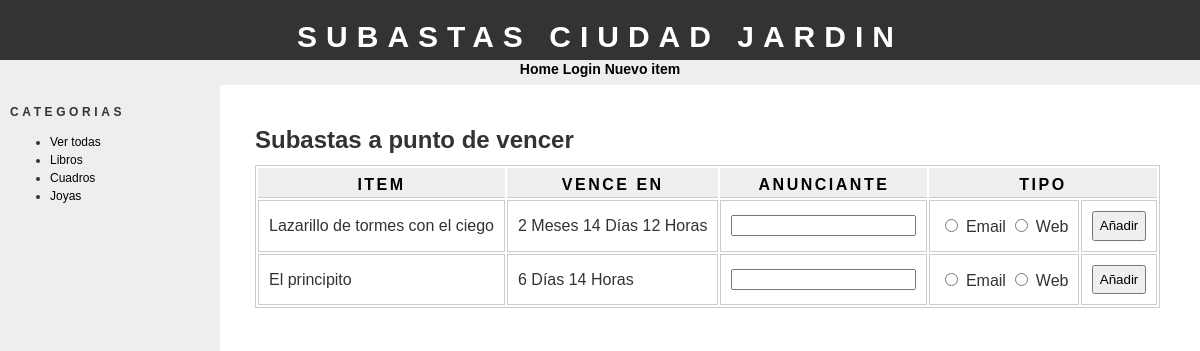
The app's page /publi.php with its own data.
### tables this page shows
CREATE TABLE `categorias` (
  `id` int(11) NOT NULL,
  `categoria` varchar(30) NOT NULL
);

CREATE TABLE `item` (
  `id` int(11) NOT NULL,
  `id_cat` int(11) NOT NULL,
  `id_user` int(11) NOT NULL,
  `nombre` varchar(50) NOT NULL,
  `preciopartida` float NOT NULL,
  `descripcion` varchar(200) NOT NULL,
  `fechafin` datetime NOT NULL
);

### modelo.php (called while the page is built, shortened)
<?php
function categorías($db) {
    $st = $db->query("SELECT id, categoria FROM categorias");
    $st->setFetchMode(PDO::FETCH_OBJ);
    return $st->fetchAll();
}
function obtenerItemsPublicar($db) {
    $query = "SELECT item.id, item.nombre, item.descripcion, item.fechafin, item.preciopartida,
                (SELECT MAX(pujas.cantidad) FROM pujas WHERE pujas.id_item  = item.id) as cantidad
              FROM item
              WHERE (SELECT MAX(pujas.cantidad) FROM pujas WHERE pujas.id_item  = item.id) IS NULL
                 OR (SELECT MAX(pujas.cantidad) FROM pujas WHERE pujas.id_item  = item.id) <= 1.1 * item.preciopartida";
    $statement = $db->prepare($query);
    $statement->execute();
    return $statement->fetchAll(PDO::FETCH_OBJ);
}
?>

### utilidades.php (called while the page is built, shortened)
<?php
    function convertirFecha($fecha) {
        $ahora = new DateTime();
        $fechaObj = new DateTime($fecha);
        $diferencia = $ahora->diff($fechaObj);
        $partes = array();
        if ($diferencia->m > 0) {
            $partes[] = $diferencia->m . " Mes" . ($diferencia->m > 1 ? "es" : "");
        }
        if ($diferencia->d > 0) {
            $partes[] = $diferencia->d . " Día" . ($diferencia->d > 1 ? "s" : "");
        }
        if ($diferencia->h > 0) {
            $partes[] = $diferencia->h . " Hora" . ($diferencia->h > 1 ? "s" : "");
        }
        $resultado = implode(" ", $partes);
        return $resultado;
    }
?>

### publi.php (the view, shortened to what this page needs)
<?php
    include("utilidades.php");
    include("cabecera.php");
    $listaItems = obtenerItemsPublicar($db);
?>
<h1>Subastas a punto de vencer</h1>
<table>
    <tr>
        <th>ITEM</th>
        <th>VENCE EN</th>
        <th>ANUNCIANTE</th>
        <th colspan="2">TIPO</th>
    </tr>
    <?php
        foreach ($listaItems as $item) {
            echo '<form method="post" action="'.$_SERVER['PHP_SELF'].'"><tr>
                <td>'.$item->nombre.'</td>';
            echo '<td>'.convertirFecha($item->fechafin).'</td>';
            echo "<td><input type=texto name=anuncio></td>
                <td>
                    <input type=hidden id=itemID name=itemID value=$item->id hidden>";
            echo    "<input type=radio id=email name=tipoAnunciante value=email>
                    <label for=email>Email</label>
                    <input type=radio id=web name=tipoAnunciante value=web>
                    <label for=web>Web</label>
                </td>";
            echo '<td><input type=submit name=anunciante value=Añadir style="padding: 0.4em;"></td>
            </tr></form>';
        }
    ?>
</table>
<?php
    include("pie.php");
?>

### cabecera.php (shortened to what this page needs)
<?php
    require_once "config.php";
    require_once "modelo.php";
    require_once "utilidades.php";
    $db = conexion($nombreBD, $usuario, $contrasena, $host);
?>
<html>
<head>
    <link rel="stylesheet" href="stylesheet.css" type="text/css" />
</head>
<body>
    <div id="header">
        <h1>SUBASTAS CIUDAD JARDIN</h1>
    </div>
    <div id="menu">
        <a href="index.php">Home</a>
        <?php
        if (isset($_SESSION['USERNAME'])) {
            echo "<a href='logout.php'>Logout</a>";
            if ($_SESSION['USERNAME'] == "admin" and $_SESSION['USERID'] == $adminID) {
                echo "\n<a href='vencidas.php'>Subastas vencidas</a>\n";
                echo "<a href='publi.php'>Publicitar subastas</a>";
            }
        } else {
            echo "<a href='login.php'>Login</a>";
        }
        ?>
        <a href="nuevoitem.php">Nuevo item</a>
    </div>
    <div id="container">
        <div id="bar">
            <?php require("bar.php"); ?>
        </div>
        <div id="main">

### bar.php
<?php
    $catresult = categorías($db);
    echo "<h1>Categorias</h1>";
    echo "<ul>";
    echo "<li><a href='index.php'>Ver todas</a></li>";
    foreach($catresult as $catrow) {
        echo "<li><a href='index.php?id="
        . $catrow->id . "'>" . $catrow->categoria. "</a></li>";
    }
    echo "</ul>";
?>

### pie.php
</div>
</div>

### stylesheet.css (style rules this page uses)
body { font-family: "trebuchet ms", verdana, sans-serif; font-size: 12px; line-height: 1.5em; color: #333; background: #ffffff; margin: 0; padding: 0; text-align: center; width: 100%; }
#header { position: absolute; top: 0px; left: 0px; height: 60px; width: 100%; background: #333; padding-top: 8px; }
#header h1 { font-size: 30px; text-transform: uppercase; letter-spacing: 0.3em; color: #fff; }
#menu { font-family: "trebuchet ms", verdana, sans-serif; font-size: 14px; font-weight: bold; position: absolute; height: 27px; top: 60px; left: 0px; width: 100%; padding: 0px; color: #000000; background-color: #eee }
a:link { text-decoration: none; color: #000; }
#container { position: absolute; top: 85px; left: 0px; background: #ffffff; margin: 0 auto 0 auto; text-align: left; width: 100%; height: 100%; }
#bar { float: left; width: 200px; background: #eee; padding: 10px; margin-right: 30px; height: 100%; }
#bar h1 { font-size: 12px; text-transform: uppercase; letter-spacing: 0.3em; }
#main { margin: 15px 15px 15px 240px; padding: 15px 15px 15px 15px; background: #FFFFFF; }
table { border: thin solid #cccccc; background: #ffffff; }
th { letter-spacing: 2.5px; background: #eeeeee; color: #000000; text-transform: uppercase; text-align: center; border-top: thick solid #eeeeee; border-bottom: thin solid #cccccc; padding: 3px; }
td { border: thin solid #cccccc; padding: 10px; }

### records on screen
categorias: categoria "Libros"
categorias: categoria "Cuadros"
categorias: categoria "Joyas"
item: nombre "Lazarillo de tormes con el ciego", fechafin "2 Meses 14 Días 12 Horas"
item: nombre "El principito", fechafin "6 Días 14 Horas"
